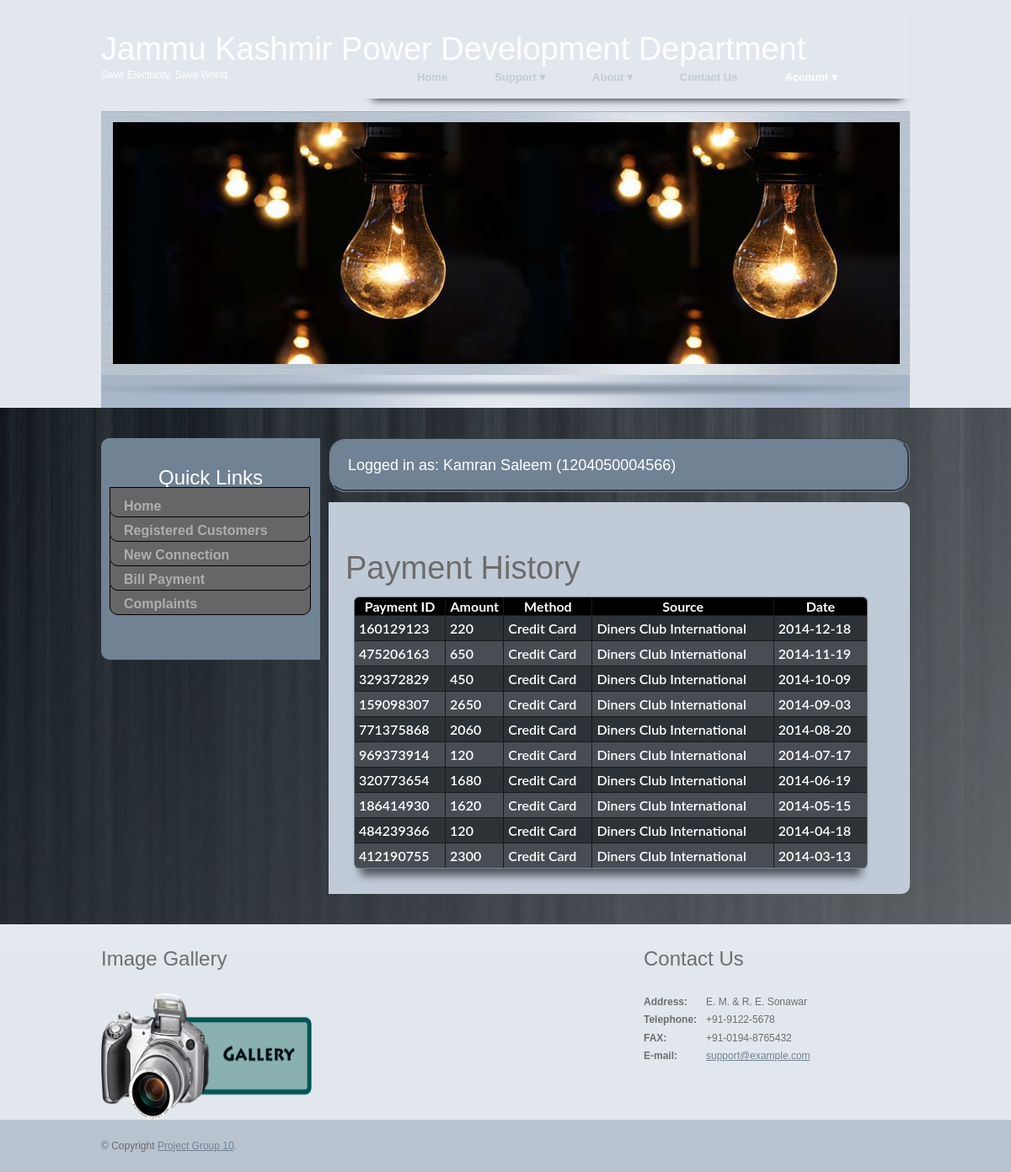
Screenshot of /paymenthistory.php (signed in) with the database file from the repository.
### tables this page shows
CREATE TABLE `payment_history` (
  `payment_id` int(11) NOT NULL,
  `consumer_id` bigint(13) NOT NULL,
  `amount` int(5) NOT NULL,
  `method` char(12) NOT NULL,
  `source` char(40) NOT NULL,
  `date` date NOT NULL
);

### paymenthistory.php (the view, shortened to what this page needs)
<?php
    require_once 'database_connect.php';
?>
<html>
<head>
<link href="css/style.css" rel="stylesheet" type="text/css" />
<link rel="stylesheet" type="text/css" href="css/coin-slider.css" />
</head>
<body>
<div class="main">
  <div class="header">
    <div class="header_resize">
      <?php include_once 'header.php'; ?>
      <div class="slider">
        <div id="coin-slider"></div>
      </div>
    </div>
  </div>
  <div class="content">
    <div class="content_resize">
      <div class="mainbar">
        <div class="article" style="background-color: #718294; border: groove #718294; border-radius: 20px;">
            <font color="#ffffff" size="4">Logged in as: <?php echo $_SESSION['name'].' ('; echo $_SESSION['consumer_id'].')'; ?></font>
        </div>
          <div class="article" style="padding-right:60px;">
            <h1>Payment History</h1>
            <?php
                $consumer_id=$_SESSION['consumer_id'];
                $result=mysqli_query($conn,"select * from payment_history where consumer_id = '$consumer_id' ORDER BY date desc limit 10");
            ?>
                <table border="1">
                    <tr>
                        <th>Payment ID</th>
                        <th>Amount</th>
                        <th>Method</th>
                        <th>Source</th>
                        <th>Date</th>
                    </tr>
                    <?php while($row=mysqli_fetch_array($result)) { ?>
                    <tr>
                        <td><?php echo $row['payment_id'];?></td>
                        <td><?php echo $row['amount'];?></td>
                        <td><?php echo $row['method'];?></td>
                        <td><?php echo $row['source'];?></td>
                        <td><?php echo $row['date'];?></td>
                    </tr><?php } ?>
                </table>
        </div>
      </div>
    </div>
  </div>
  <?php include_once 'footer.php';?>
</div>
</html>

### header.php (shortened to what this page needs)
<html>
<head><script type="text/javascript" src="js/if_fieldValidation.js"></script></head>
<?php
    $cpage=$_SESSION['cpage'];
?>
<div class="logo">
        <h1><a href="index.php"><span>Jammu Kashmir Power Development Department</span><small>Save Electricity. Save World.</small></a></h1>
      </div>
      <div class="menu_nav">
        <ul>
                <li<?php if($cpage==="home") echo " class='active'"?>><a href="index.php">Home</a></li>
                <li<?php if($cpage==="support") echo " class='active'"?>><a href="support.php">Support &#9662;</a>
                </li>
                <li<?php if($cpage==="about") echo " class='active'"?>><a href="about.php">About &#9662;</a>
                </li>
                <li<?php if($cpage==="contact") echo " class='active'"?>><a href="contact.php">Contact Us</a></li>
           <?php
          if(isset($_SESSION['consumer_id']))
            {?>
                <li<?php if($cpage==="account") echo " class='active'"?>><a href='loggedin.php'><span>Account &#9662;</span></a>
                </li>
            <?php } ?>
            </ul>
      </div>
</html>

### footer.php (shortened to what this page needs)
<html>
<body>
<div class="fbg">
    <div class="fbg_resize">
      <div class="col c1">
        <h2><span>Image</span> Gallery</h2>
        <a href="gallery.html"><img src="images/gallery.gif" width="250" height="150" onmouseover="this.src='images/gallery2.gif'" onmouseout="this.src='images/gallery.gif'"/></a>
      </div>
      <div class="col c2">
      </div>
      <div class="col c3">
        <h2><span>Contact</span> Us</h2>
        <p class="contact_info"> <span>Address:</span> E. M. & R. E. Sonawar<br>
          <span>Telephone:</span> +91-9122-5678<br>
          <span>FAX:</span> +91-0194-8765432<br>
          <span>E-mail:</span><a href="mailto:mail@example.com">support@example.com</a> </p>
      </div>
    </div>
</div>
<div class="footer">
    <div class="footer_resize">
      <p class="lf">&copy; Copyright <a href="#">Project Group 10</a>.</p>
    </div>
</div>
</body>
</html>

### css/style.css (style rules this page uses)
body { margin:0; padding:0; width:100%; color:#6d6d6d; font:normal 12px/1.5em "Liberation sans", Arial, Helvetica, sans-serif; background:#e2e7ed url(../images/main_bg.gif) repeat-x left top; }
.article table { font-family: 'Ubuntu', 'Lato', sans-serif; font-weight: 600; position: relative; margin: 10px; padding: 10px; overflow: hidden; background: #718294; border-radius: 0.4em; border: 1px solid #191919; box-shadow: inset 0 0 2px 1px rgba(255,255,255,0.08), 0 16px 10px -8px rgba(0, 0, 0, 0.6); color: white; }
html, .main { padding:0; margin:0; }
h2 { margin:8px 0; padding:8px 0; font-size:24px; font-weight:normal; color:#6e6e6e; }
p { margin:8px 0; padding:0 0 8px 0; }
a { color:#718294; text-decoration:underline; }
.header, .content, .menu_nav, .fbg, .footer, form, ol, ol li, ul, .content .mainbar, .content .sidebar { margin:0; padding:0; }
.header_resize { margin:0 auto; padding:0; width:960px; }
.logo { padding-top: 0; float:none; float:left; width:auto; height:132px; }
h1 { margin:0; padding:36px 0 0; font-size:38px; font-weight:normal; line-height:1.2em; text-transform:none; }
h1 a, h1 a:hover { color:#fff; text-decoration:none; }
h1 small { display:block; font-size:12px; line-height:1.2em; letter-spacing:normal; text-transform:none; color:white; }
.slider { padding:0 0 39px; background:url(../images/slider_bg.png) no-repeat center bottom; }
.menu_nav { margin-top:-131px; padding:63px 0 0; float:right; width:648px; height:53px; background:url(../images/menu_bg.gif) no-repeat left bottom; box-shadow: 0px 10px 10px -10px black; }
.menu_nav ul { list-style:none; padding:8px 35px 0; height:53px; float:left; }
.menu_nav ul li { margin:0; padding:0 8px; float:left; }
.menu_nav ul li a { display:block; margin:0; padding:12px 20px; font-size:13px; line-height:16px; font-weight:bold; color:#c1cbd8; text-decoration:none; text-transform:none; background:none; }
.menu_nav ul li.active a, .menu_nav ul li a:hover { text-decoration:none; color:#fff; }
.content { padding:36px 0 24px; background-image: url(../images/content_bg.jpg); background-attachment: fixed; background-repeat: no-repeat; }
.content_resize { margin:0 auto; padding:0; width:960px; }
.content .mainbar { margin:0; padding:0; float:right; width:690px; }
.article { border-radius: 0px 10px 10px 0px; margin:0px 0px 12px; padding: 20px; background:#c1cbd8; z-index:-1; }
.content .sidebar { padding: 10px; float:left; width:240px; background-color: #718294; border-radius: 10px 0px 0px 10px; }
.content .sidebar .gadget { margin:0 0 12px; padding:12px 0 24px; }
.content .sidebar h2 { color:white; }
.article table tr:nth-child(odd) td { background-color:#484D53; }
.article table tr:nth-child(even) td { background-color:#2D3236; }
.article table tr th { background-color:#000; }
table { width: 100%; border-collapse: collapse; border:-1px; }
td { padding: 5px; }
ul.sb_menu { margin:0; padding:0; list-style:none; color:#6e6e6e; }
ul.sb_menu li { padding:10px 0; width:240px; position:relative; margin-top:-10px; }
ul.sb_menu li a { font-size: 16px; font-weight: 700; color: #aEaEaE; text-decoration:none; border:solid 1px black; padding:13px 8px 4px 16px; border-radius: 0px 0px 10px 10px; background-color: #666; transition: all 0.5s; transition-delay: 0.0s }
.fbg { padding:0; background:#e4e9ef url(../images/fbg_bg.gif) repeat-x left bottom; }
.fbg_resize { margin:0 auto; width:960px; padding:16px 0; color:#6e6e6e; }
.fbg h2 { color:#6e6e6e; padding-bottom:24px; }
.fbg .col { margin:0; float:left; }
.fbg .c1 { padding:0 16px 0 0; width:280px; }
.fbg .c2 { padding:0 36px 0 16px; width:280px; }
.fbg .c3 { padding:0 0 0 16px; width:274px; }
.fbg p.contact_info { line-height:1.8em; }
.fbg p.contact_info a { color:#718294; text-decoration:underline; }
.fbg p.contact_info span { display:block; float:left; width:74px; font-weight:bold; color:#6e6e6e; }
.footer { background:#b9c3d0 url(../images/footer_bg.gif) repeat-x left bottom; }
.footer_resize { margin:0 auto; padding:0; width:960px; line-height:1.5em; color:#6b6b6b; }
.footer_resize p { margin:24px 0; padding:0; line-height:normal; white-space:nowrap; text-indent:inherit; }
.footer_resize a { color:#718294; font-weight:normal; margin:0; padding:0; border:none; text-decoration:underline; background-color:transparent; }
.footer_resize .lf { float:left; }
a { outline:none; }

### rows the page displays
payment_history: payment_id "160129123", amount "220", method "Credit Card", source "Diners Club International", date "2014-12-18"
payment_history: payment_id "475206163", amount "650", method "Credit Card", source "Diners Club International", date "2014-11-19"
payment_history: payment_id "329372829", amount "450", method "Credit Card", source "Diners Club International", date "2014-10-09"
payment_history: payment_id "159098307", amount "2650", method "Credit Card", source "Diners Club International", date "2014-09-03"
payment_history: payment_id "771375868", amount "2060", method "Credit Card", source "Diners Club International", date "2014-08-20"
payment_history: payment_id "969373914", amount "120", method "Credit Card", source "Diners Club International", date "2014-07-17"
payment_history: payment_id "320773654", amount "1680", method "Credit Card", source "Diners Club International", date "2014-06-19"
payment_history: payment_id "186414930", amount "1620", method "Credit Card", source "Diners Club International", date "2014-05-15"
payment_history: payment_id "484239366", amount "120", method "Credit Card", source "Diners Club International", date "2014-04-18"
payment_history: payment_id "412190755", amount "2300", method "Credit Card", source "Diners Club International", date "2014-03-13"

### other values shown
$_SESSION['name'] "Kamran Saleem"
$_SESSION['consumer_id'] "1204050004566"
